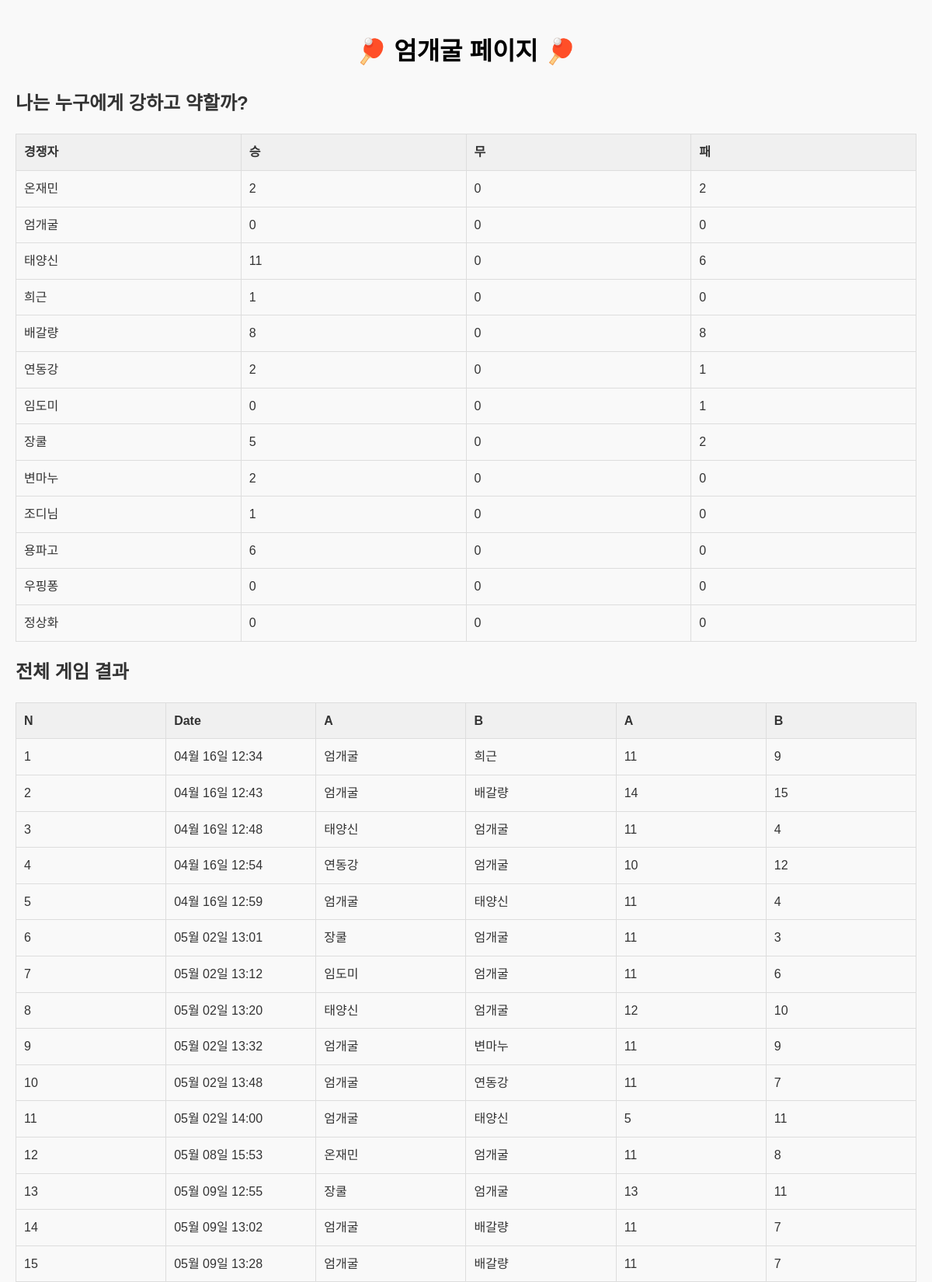
The app's page /personal/13 (upper part) with its own data.
### myapp/models.py (models this page shows, shortened)
class User(models.Model):
    name = models.CharField(max_length=5)
    wins = models.IntegerField(default=0)
    draws = models.IntegerField(default=0)
    losses = models.IntegerField(default=0)

class GameResult(models.Model):
    game_number = models.AutoField(primary_key=True)
    datetime = models.DateTimeField()
    player_a = models.ForeignKey(User, on_delete=models.CASCADE, related_name='games_as_player_a')
    player_b = models.ForeignKey(User, on_delete=models.CASCADE, related_name='games_as_player_b')
    score_a = models.IntegerField()
    score_b = models.IntegerField()
    season = models.IntegerField(default=1)  # New field with default value

### myapp/views.py (the view)
# urls.py: path('personal/<int:personal_id>', views.personal, name='personal'),
def personal(request, personal_id):
    personal_data=User.objects.get(id=personal_id)
    users = User.objects.all().order_by('id')
    user_index_map = {user.id: index for index,user in enumerate(users)}
    personal_results = GameResult.objects.filter(
        player_a=personal_data.id
    ) | GameResult.objects.filter(
        player_b=personal_data.id
    )
    score_matrix=[[0,0,0] for _ in range(len(users))] #승무패
    for result in personal_results:
        if result.player_a.id == personal_data.id: #player_a일 때
            row_num=user_index_map[result.player_b.id]
            if result.score_a > result.score_b:
                score_matrix[row_num][0] +=1 #승리
            elif result.score_a == result.score_b:
                score_matrix[row_num][1] +=1 #무승부
            else: #패배
                score_matrix[row_num][2] +=1
        elif result.player_b.id == personal_data.id: #player_b일 때
            row_num=user_index_map[result.player_a.id]
            if result.score_a > result.score_b:
                score_matrix[row_num][2] +=1 #패배
            elif result.score_a == result.score_b:
                score_matrix[row_num][1] +=1
            else: #승리
                score_matrix[row_num][0] +=1
    personal_results = personal_results.order_by("datetime")
    users_scores = zip(users, score_matrix)
    return render(request, 'personal.html',{'personal_data':personal_data, 'personal_results':personal_results, 'users_scores':users_scores } )

### myapp/templates/personal.html (shortened to what this page needs)
{% load static %}
<!DOCTYPE html>
<html lang="en">
  <head>
    <link rel="stylesheet" href="{% static 'myapp/css/personal.css' %}" />
  </head>
  <body>
    <header>
      <h1>🏓 {{personal_data.name}} 페이지 🏓</h1>
    </header>
    <section>
        <h2>나는 누구에게 강하고 약할까?</h2>
        <table border="1">
          <tr>
            <th>경쟁자</th>
            <th>승</th>
            <th>무</th>
            <th>패</th>
          </tr>
          {% for users, scores in users_scores %}
          <tr>
            <td>{{ users.name }}</td>
            <td>{{ scores.0 }}</td>
            <td>{{ scores.1 }}</td>
            <td>{{ scores.2 }}</td>
          </tr>
          {% endfor %}
        </table>
      </section>
    <section>
      <h2>전체 게임 결과</h2>
      <table border="1">
        <tr>
          <th>N</th>
          <th>Date</th>
          <th>A</th>
          <th>B</th>
          <th>A</th>
          <th>B</th>
        </tr>
        {% for result in personal_results %}
        <tr>
          <td>{{ forloop.counter }}</td>
          <td>{{ result.datetime|date:"m월 d일 H:i" }}</td>
          <td>{{ result.player_a.name }}</td>
          <td>{{ result.player_b.name }}</td>
          <td>{{ result.score_a }}</td>
          <td>{{ result.score_b }}</td>
        </tr>
        {% endfor %}
      </table>
    </section>
  </body>
</html>

### myapp/static/myapp/css/personal.css (style rules this page uses)
body { font-family: "Arial", sans-serif; background-color: #f9f9f9; color: #333; margin: 0; padding: 20px; line-height: 1.6; }
header h1 { text-align: center; color: #000000; animation: shake 0.5s infinite; }
table { width: 100%; border-collapse: collapse; table-layout: fixed; }
th, td { border: 1px solid #ddd; padding: 10px; text-align: left; }
th { background-color: #f0f0f0; }

### records on screen
User: name "엄개굴", draws "0"
User: name "온재민", scores "2", draws "0"
User: name "태양신", scores "11", draws "0", scores "6"
User: name "희근", scores "1", scores "0"
User: name "배갈량", scores "8", draws "0"
User: name "연동강", scores "2", draws "0", scores "1"
User: name "임도미", draws "0", scores "1"
User: name "장쿨", scores "5", draws "0", scores "2"
User: name "변마누", scores "2", draws "0"
User: name "조디님", scores "1", draws "0"
User: name "용파고", scores "6", draws "0"
User: name "우핑퐁", scores "0"
User: name "정상화", scores "0"
GameResult: datetime "04월 16일 12:34", player_a.name "엄개굴", player_b.name "희근", score_a "11", score_b "9"
GameResult: datetime "04월 16일 12:43", player_a.name "엄개굴", player_b.name "배갈량", score_a "14", score_b "15"
GameResult: datetime "04월 16일 12:48", player_a.name "태양신", player_b.name "엄개굴", score_a "11", score_b "4"
GameResult: datetime "04월 16일 12:54", player_a.name "연동강", player_b.name "엄개굴", score_a "10", score_b "12"
GameResult: datetime "04월 16일 12:59", player_a.name "엄개굴", player_b.name "태양신", score_a "11", score_b "4"
GameResult: datetime "05월 02일 13:01", player_a.name "장쿨", player_b.name "엄개굴", score_a "11", score_b "3"
GameResult: datetime "05월 02일 13:12", player_a.name "임도미", player_b.name "엄개굴", score_a "11", score_b "6"
GameResult: datetime "05월 02일 13:20", player_a.name "태양신", player_b.name "엄개굴", score_a "12", score_b "10"
GameResult: datetime "05월 02일 13:32", player_a.name "엄개굴", player_b.name "변마누", score_a "11", score_b "9"
GameResult: datetime "05월 02일 13:48", player_a.name "엄개굴", player_b.name "연동강", score_a "11", score_b "7"
GameResult: datetime "05월 02일 14:00", player_a.name "엄개굴", player_b.name "태양신", score_a "5", score_b "11"
GameResult: datetime "05월 08일 15:53", player_a.name "온재민", player_b.name "엄개굴", score_a "11", score_b "8"
GameResult: datetime "05월 09일 12:55", player_a.name "장쿨", player_b.name "엄개굴", score_a "13", score_b "11"
GameResult: datetime "05월 09일 13:02", player_a.name "엄개굴", player_b.name "배갈량", score_a "11", score_b "7"
GameResult: datetime "05월 09일 13:28", player_a.name "엄개굴", player_b.name "배갈량", score_a "11", score_b "7"
